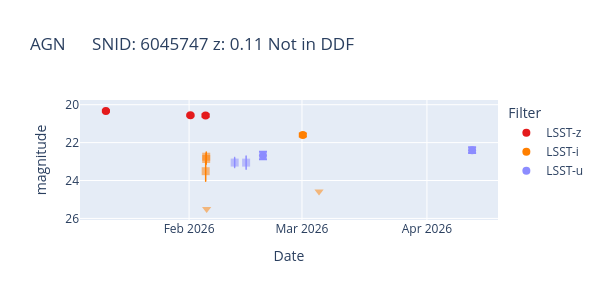
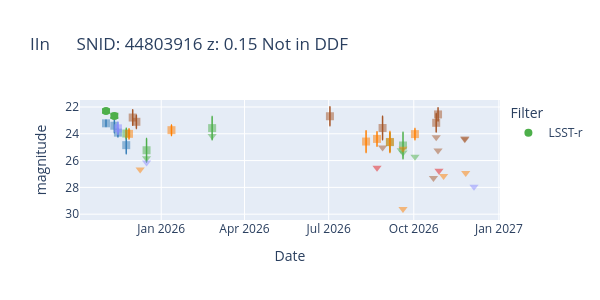
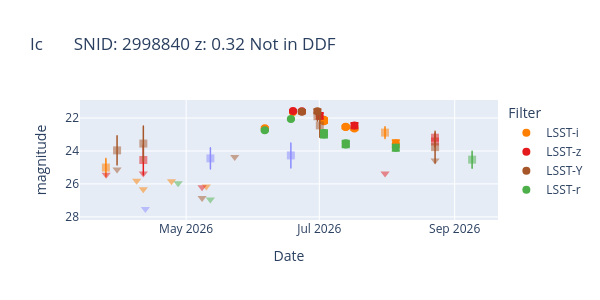
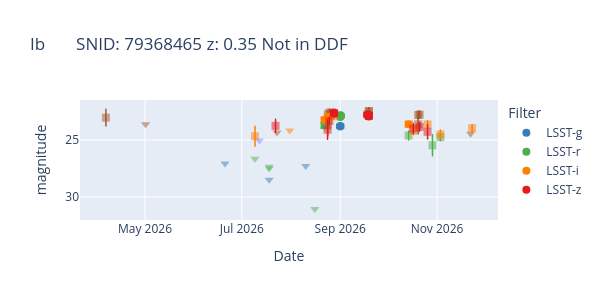

The notebook cell saved with these charts, in order:
### Code cell
print("Plotting light curves for each SN type with >5 photometric points...")
print("Circles = SNR > 5, Squares = 1 < SNR < 5, Triangles = SNR < 1")
for sn_type in df_header['SN_TYPE_FROM_PATH'].unique():
    # Get SNIDs of this type
    snids = df_header[df_header['SN_TYPE_FROM_PATH'] == sn_type]['SNID'].values
    
    # Loop over SNIDs until one has >5 photometric points
    for idx in snids:
        if len(df_phot[df_phot['SNID'] == idx]) > 5:
            print(f"Plotting SN_TYPE {sn_type}, SNID {idx}")
            plot_lc(df_phot, df_header, idx, inmag=True, convert_date=True)
            break  # Stop after first successful plot
    else:
        print(f"No suitable SNID with >5 points found for type {sn_type}")

### Figure 1 — Plotly figure (JSON) as saved in the notebook; plotly's stock layout.template omitted (floating-point values rounded to 4 significant figures)
{"data": [{"error_y": {"array": [0.03417, 0.04502, 0.06521], "type": "data", "visible": true}, "marker": {"color": "#e41a1c", "opacity": 1, "size": 8, "symbol": "circle"}, "mode": "markers", "name": "LSST-z", "showlegend": true, "type": "scatter", "x": ["2026-01-11T08:45:18.720000259", "2026-02-01T07:55:29.279999714", "2026-02-05T02:14:12.480000259"], "y": [20.33, 20.56, 20.57]}, {"error_y": {"array": [], "thickness": 1.5, "type": "data", "visible": true, "width": 0.5}, "marker": {"color": "#e41a1c", "opacity": 0.5, "size": 8, "symbol": "square"}, "mode": "markers", "showlegend": false, "type": "scatter", "x": [], "y": []}, {"marker": {"color": "#e41a1c", "opacity": 0.5, "size": 8, "symbol": "triangle-down"}, "mode": "markers", "showlegend": false, "type": "scatter", "x": [], "y": []}, {"error_y": {"array": [0.07958], "type": "data", "visible": true}, "marker": {"color": "#ff7f00", "opacity": 1, "size": 8, "symbol": "circle"}, "mode": "markers", "name": "LSST-i", "showlegend": true, "type": "scatter", "x": ["2026-03-01T05:00:31.680000250"], "y": [21.6]}, {"error_y": {"array": [0.5264, 0.2741, 0.2421], "thickness": 1.5, "type": "data", "visible": true, "width": 0.5}, "marker": {"color": "#ff7f00", "opacity": 0.5, "size": 8, "symbol": "square"}, "mode": "markers", "showlegend": false, "type": "scatter", "x": ["2026-02-05T02:49:46.559999784", "2026-02-05T05:43:26.399999956", "2026-02-05T06:01:43.679999896"], "y": [23.51, 22.86, 22.74]}, {"marker": {"color": "#ff7f00", "opacity": 0.5, "size": 8, "symbol": "triangle-down"}, "mode": "markers", "showlegend": false, "type": "scatter", "x": ["2026-02-05T08:35:57.119999991", "2026-03-05T05:35:48.480000207"], "y": [25.5, 24.59]}, {"error_y": {"array": [0.1956, 0.1552], "type": "data", "visible": true}, "marker": {"color": "#8c8cff", "opacity": 1, "size": 8, "symbol": "circle"}, "mode": "markers", "name": "LSST-u", "showlegend": true, "type": "scatter", "x": ["2026-02-19T07:55:03.359999740", "2026-04-12T04:55:46.559999904"], "y": [22.68, 22.4]}, {"error_y": {"array": [0.2639, 0.3444], "thickness": 1.5, "type": "data", "visible": true, "width": 0.5}, "marker": {"color": "#8c8cff", "opacity": 0.5, "size": 8, "symbol": "square"}, "mode": "markers", "showlegend": false, "type": "scatter", "x": ["2026-02-12T07:27:07.199999965", "2026-02-15T03:31:58.079999948"], "y": [23.05, 23.06]}, {"marker": {"color": "#8c8cff", "opacity": 0.5, "size": 8, "symbol": "triangle-down"}, "mode": "markers", "showlegend": false, "type": "scatter", "x": [], "y": []}], "layout": {"height": 300, "legend": {"title": {"text": "Filter"}}, "title": {"text": "AGN      SNID: 6045747 z: 0.11 Not in DDF"}, "width": 600, "xaxis": {"title": {"text": "Date"}}, "yaxis": {"autorange": "reversed", "title": {"text": "magnitude"}}}}

### Figure 2 — Plotly figure (JSON) as saved in the notebook; plotly's stock layout.template omitted (floating-point values rounded to 4 significant figures)
{"data": [{"error_y": {"array": [], "type": "data", "visible": true}, "marker": {"color": "#377eb8", "opacity": 1, "size": 8, "symbol": "circle"}, "mode": "markers", "name": "LSST-g", "showlegend": true, "type": "scatter", "x": [], "y": []}, {"error_y": {"array": [0.2451, 0.5267, 0.3252, 0.6368], "thickness": 1.5, "type": "data", "visible": true, "width": 0.5}, "marker": {"color": "#377eb8", "opacity": 0.5, "size": 8, "symbol": "square"}, "mode": "markers", "showlegend": false, "type": "scatter", "x": ["2025-11-02T06:47:39.840000051", "2025-11-11T07:24:31.680000120", "2025-11-15T04:35:02.399999904", "2025-11-24T03:45:47.519999740"], "y": [23.22, 23.4, 23.92, 24.85]}, {"marker": {"color": "#377eb8", "opacity": 0.5, "size": 8, "symbol": "triangle-down"}, "mode": "markers", "showlegend": false, "type": "scatter", "x": [], "y": []}, {"error_y": {"array": [0.1223, 0.1593], "type": "data", "visible": true}, "marker": {"color": "#4daf4a", "opacity": 1, "size": 8, "symbol": "circle"}, "mode": "markers", "name": "LSST-r", "showlegend": true, "type": "scatter", "x": ["2025-11-02T07:22:13.439999844", "2025-11-11T06:49:58.079999697"], "y": [22.3, 22.67]}, {"error_y": {"array": [0.3942, 0.8701, 0.8701, 0.7056, 0.9885], "thickness": 1.5, "type": "data", "visible": true, "width": 0.5}, "marker": {"color": "#4daf4a", "opacity": 0.5, "size": 8, "symbol": "square"}, "mode": "markers", "showlegend": false, "type": "scatter", "x": ["2025-11-24T04:21:12.960000112", "2025-12-16T02:50:47.040000138", "2026-02-25T00:25:29.279999714", "2026-09-05T04:44:06.719999982", "2026-09-19T08:32:47.039999758"], "y": [23.98, 25.23, 23.58, 24.63, 24.87]}, {"marker": {"color": "#4daf4a", "opacity": 0.5, "size": 8, "symbol": "triangle-down"}, "mode": "markers", "showlegend": false, "type": "scatter", "x": ["2025-12-16T02:50:12.479999758", "2026-02-25T00:29:57.119999861", "2026-09-17T08:38:24.000000051", "2026-09-19T08:34:04.800000311", "2026-10-02T07:23:05.279999792"], "y": [25.83, 24.17, 25.23, 25.39, 25.71]}, {"error_y": {"array": [], "type": "data", "visible": true}, "marker": {"color": "#8c8cff", "opacity": 1, "size": 8, "symbol": "circle"}, "mode": "markers", "name": "LSST-u", "showlegend": true, "type": "scatter", "x": [], "y": []}, {"error_y": {"array": [0.4487], "thickness": 1.5, "type": "data", "visible": true, "width": 0.5}, "marker": {"color": "#8c8cff", "opacity": 0.5, "size": 8, "symbol": "square"}, "mode": "markers", "showlegend": false, "type": "scatter", "x": ["2025-11-15T05:11:02.400000025"], "y": [23.59]}, {"marker": {"color": "#8c8cff", "opacity": 0.5, "size": 8, "symbol": "triangle-down"}, "mode": "markers", "showlegend": false, "type": "scatter", "x": ["2025-12-16T03:26:55.680000043", "2026-12-05T02:27:27.360000293"], "y": [26.14, 27.95]}, {"error_y": {"array": [], "type": "data", "visible": true}, "marker": {"color": "#ff7f00", "opacity": 1, "size": 8, "symbol": "circle"}, "mode": "markers", "name": "LSST-i", "showlegend": true, "type": "scatter", "x": [], "y": []}, {"error_y": {"array": [0.379, 0.3912, 0.8127, 0.542, 0.7868, 0.4185], "thickness": 1.5, "type": "data", "visible": true, "width": 0.5}, "marker": {"color": "#ff7f00", "opacity": 0.5, "size": 8, "symbol": "square"}, "mode": "markers", "showlegend": false, "type": "scatter", "x": ["2025-11-27T04:23:22.559999982", "2026-01-12T01:19:12.000000025", "2026-08-10T10:12:43.199999792", "2026-08-22T05:56:15.360000017", "2026-09-05T05:14:38.400000233", "2026-10-02T06:48:05.760000025"], "y": [24.01, 23.73, 24.58, 24.39, 24.61, 24.02]}, {"marker": {"color": "#ff7f00", "opacity": 0.5, "size": 8, "symbol": "triangle-down"}, "mode": "markers", "showlegend": false, "type": "scatter", "x": ["2025-12-09T04:52:45.120000086", "2026-09-19T07:57:38.880000216", "2026-09-19T07:58:56.640000129", "2026-11-02T05:10:36.480000060", "2026-11-26T03:23:02.400000285"], "y": [26.67, 25.12, 29.61, 27.15, 26.92]}, {"error_y": {"array": [], "type": "data", "visible": true}, "marker": {"color": "#a65628", "opacity": 1, "size": 8, "symbol": "circle"}, "mode": "markers", "name": "LSST-Y", "showlegend": true, "type": "scatter", "x": [], "y": []}, {"error_y": {"array": [0.5731, 0.4938, 0.7008, 0.8714, 0.6903, 0.4955], "thickness": 1.5, "type": "data", "visible": true, "width": 0.5}, "marker": {"color": "#a65628", "opacity": 0.5, "size": 8, "symbol": "square"}, "mode": "markers", "showlegend": false, "type": "scatter", "x": ["2025-12-01T03:46:48.000000103", "2025-12-05T02:38:49.920000025", "2026-07-02T08:40:59.519999896", "2026-08-28T06:25:55.199999688", "2026-10-25T05:23:51.360000095", "2026-10-27T05:38:58.559999809"], "y": [22.79, 23.11, 22.69, 23.57, 23.18, 22.56]}, {"marker": {"color": "#a65628", "opacity": 0.5, "size": 8, "symbol": "triangle-down"}, "mode": "markers", "showlegend": false, "type": "scatter", "x": ["2026-08-28T06:26:38.399999853", "2026-10-22T06:06:20.159999827", "2026-10-25T05:56:49.919999775", "2026-10-27T05:05:34.080000155", "2026-11-25T03:39:01.439999939", "2026-11-25T04:12:00.000000250"], "y": [25.02, 27.31, 24.26, 25.26, 24.4, 24.35]}, {"error_y": {"array": [], "type": "data", "visible": true}, "marker": {"color": "#e41a1c", "opacity": 1, "size": 8, "symbol": "circle"}, "mode": "markers", "name": "LSST-z", "showlegend": true, "type": "scatter", "x": [], "y": []}, {"error_y": {"array": [], "thickness": 1.5, "type": "data", "visible": true, "width": 0.5}, "marker": {"color": "#e41a1c", "opacity": 0.5, "size": 8, "symbol": "square"}, "mode": "markers", "showlegend": false, "type": "scatter", "x": [], "y": []}, {"marker": {"color": "#e41a1c", "opacity": 0.5, "size": 8, "symbol": "triangle-down"}, "mode": "markers", "showlegend": false, "type": "scatter", "x": ["2026-08-22T06:32:23.999999922", "2026-10-28T05:49:03.360000241"], "y": [26.53, 26.75]}], "layout": {"height": 300, "legend": {"title": {"text": "Filter"}}, "title": {"text": "IIn      SNID: 44803916 z: 0.15 Not in DDF"}, "width": 600, "xaxis": {"title": {"text": "Date"}}, "yaxis": {"autorange": "reversed", "title": {"text": "magnitude"}}}}

### Figure 3 — Plotly figure (JSON) as saved in the notebook; plotly's stock layout.template omitted (floating-point values rounded to 4 significant figures)
{"data": [{"error_y": {"array": [0.06353, 0.04438, 0.1038, 0.09191, 0.07151, 0.08233, 0.1024, 0.194], "type": "data", "visible": true}, "marker": {"color": "#ff7f00", "opacity": 1, "size": 8, "symbol": "circle"}, "mode": "markers", "name": "LSST-i", "showlegend": true, "type": "scatter", "x": ["2026-06-06T01:14:44.159999879", "2026-06-18T22:58:30.720000164", "2026-07-03T03:45:47.519999740", "2026-07-03T03:48:23.040000216", "2026-07-13T02:10:19.199999861", "2026-07-13T02:11:02.400000025", "2026-07-17T01:53:02.400000285", "2026-08-05T01:24:40.319999904"], "y": [22.62, 21.63, 22.19, 22.11, 22.55, 22.54, 22.63, 23.55]}, {"error_y": {"array": [0.5417, 0.351], "thickness": 1.5, "type": "data", "visible": true, "width": 0.5}, "marker": {"color": "#ff7f00", "opacity": 0.5, "size": 8, "symbol": "square"}, "mode": "markers", "showlegend": false, "type": "scatter", "x": ["2026-03-25T06:22:01.919999922", "2026-07-31T02:18:48.960000190"], "y": [25.01, 22.89]}, {"marker": {"color": "#ff7f00", "opacity": 0.5, "size": 8, "symbol": "triangle-down"}, "mode": "markers", "showlegend": false, "type": "scatter", "x": ["2026-04-08T08:45:10.079999853", "2026-04-11T09:18:25.919999723", "2026-04-24T07:30:43.200000164", "2026-05-10T06:21:01.440000190"], "y": [25.81, 26.32, 25.84, 26.16]}, {"error_y": {"array": [0.05007, 0.05469, 0.1747, 0.157], "type": "data", "visible": true}, "marker": {"color": "#e41a1c", "opacity": 1, "size": 8, "symbol": "circle"}, "mode": "markers", "name": "LSST-z", "showlegend": true, "type": "scatter", "x": ["2026-06-18T23:14:38.400000233", "2026-06-22T23:52:04.800000060", "2026-07-01T05:07:00.479999853", "2026-07-17T02:28:01.920000051"], "y": [21.57, 21.58, 21.87, 22.46]}, {"error_y": {"array": [0.9146, 0.32, 0.266], "thickness": 1.5, "type": "data", "visible": true, "width": 0.5}, "marker": {"color": "#e41a1c", "opacity": 0.5, "size": 8, "symbol": "square"}, "mode": "markers", "showlegend": false, "type": "scatter", "x": ["2026-04-11T09:40:53.760000250", "2026-08-23T00:12:05.759999896", "2026-08-23T00:12:40.320000276"], "y": [24.55, 23.43, 23.19]}, {"marker": {"color": "#e41a1c", "opacity": 0.5, "size": 8, "symbol": "triangle-down"}, "mode": "markers", "showlegend": false, "type": "scatter", "x": ["2026-03-25T09:09:04.320000077", "2026-04-11T09:35:08.160000181", "2026-05-08T07:06:57.599999714", "2026-07-31T02:53:39.840000172"], "y": [25.45, 25.36, 26.2, 25.36]}, {"error_y": {"array": [0.1039, 0.1236], "type": "data", "visible": true}, "marker": {"color": "#a65628", "opacity": 1, "size": 8, "symbol": "circle"}, "mode": "markers", "name": "LSST-Y", "showlegend": true, "type": "scatter", "x": ["2026-06-23T00:27:47.519999991", "2026-06-30T03:12:05.759999896"], "y": [21.63, 21.59]}, {"error_y": {"array": [0.8805, 1.063, 0.2864, 0.7267, 0.9683], "thickness": 1.5, "type": "data", "visible": true, "width": 0.5}, "marker": {"color": "#a65628", "opacity": 0.5, "size": 8, "symbol": "square"}, "mode": "markers", "showlegend": false, "type": "scatter", "x": ["2026-03-30T09:10:39.360000190", "2026-04-11T09:57:36.000000077", "2026-06-30T03:45:04.320000207", "2026-07-01T05:42:25.920000224", "2026-08-23T00:46:56.639999879"], "y": [23.96, 23.55, 21.89, 22.45, 23.77]}, {"marker": {"color": "#a65628", "opacity": 0.5, "size": 8, "symbol": "triangle-down"}, "mode": "markers", "showlegend": false, "type": "scatter", "x": ["2026-03-30T08:55:49.440000043", "2026-05-08T07:41:48.479999706", "2026-05-23T06:21:18.719999758", "2026-08-23T00:47:31.200000267"], "y": [25.12, 26.86, 24.37, 24.58]}, {"error_y": {"array": [], "type": "data", "visible": true}, "marker": {"color": "#8c8cff", "opacity": 1, "size": 8, "symbol": "circle"}, "mode": "markers", "name": "LSST-u", "showlegend": true, "type": "scatter", "x": [], "y": []}, {"error_y": {"array": [0.6417, 0.76], "thickness": 1.5, "type": "data", "visible": true, "width": 0.5}, "marker": {"color": "#8c8cff", "opacity": 0.5, "size": 8, "symbol": "square"}, "mode": "markers", "showlegend": false, "type": "scatter", "x": ["2026-05-12T03:09:21.600000267", "2026-06-17T23:36:05.759999766"], "y": [24.45, 24.27]}, {"marker": {"color": "#8c8cff", "opacity": 0.5, "size": 8, "symbol": "triangle-down"}, "mode": "markers", "showlegend": false, "type": "scatter", "x": ["2026-04-12T08:25:52.320000181"], "y": [27.52]}, {"error_y": {"array": [0.05694, 0.0363, 0.1772, 0.1666, 0.1636, 0.1575, 0.1837], "type": "data", "visible": true}, "marker": {"color": "#4daf4a", "opacity": 1, "size": 8, "symbol": "circle"}, "mode": "markers", "name": "LSST-r", "showlegend": true, "type": "scatter", "x": ["2026-06-06T00:39:44.640000112", "2026-06-18T00:13:58.080000198", "2026-07-03T03:11:05.280000164", "2026-07-03T03:13:40.800000008", "2026-07-13T02:45:01.440000069", "2026-07-13T02:45:44.640000233", "2026-08-05T00:49:40.800000138"], "y": [22.75, 22.06, 23.0, 22.9, 23.61, 23.54, 23.8]}, {"error_y": {"array": [0.5147], "thickness": 1.5, "type": "data", "visible": true, "width": 0.5}, "marker": {"color": "#4daf4a", "opacity": 0.5, "size": 8, "symbol": "square"}, "mode": "markers", "showlegend": false, "type": "scatter", "x": ["2026-09-08T23:40:24.960000138"], "y": [24.53]}, {"marker": {"color": "#4daf4a", "opacity": 0.5, "size": 8, "symbol": "triangle-down"}, "mode": "markers", "showlegend": false, "type": "scatter", "x": ["2026-04-27T08:29:28.319999749", "2026-05-12T02:37:06.240000129"], "y": [25.96, 26.95]}], "layout": {"height": 300, "legend": {"title": {"text": "Filter"}}, "title": {"text": "Ic       SNID: 2998840 z: 0.32 Not in DDF"}, "width": 600, "xaxis": {"title": {"text": "Date"}}, "yaxis": {"autorange": "reversed", "title": {"text": "magnitude"}}}}

### Figure 4 — Plotly figure (JSON) as saved in the notebook; plotly's stock layout.template omitted (floating-point values rounded to 4 significant figures)
{"data": [{"error_y": {"array": [], "type": "data", "visible": true}, "marker": {"color": "#a65628", "opacity": 1, "size": 8, "symbol": "circle"}, "mode": "markers", "name": "LSST-Y", "showlegend": true, "type": "scatter", "x": [], "y": []}, {"error_y": {"array": [0.7342, 0.9067, 0.3354, 0.3083, 0.3673, 0.3144, 0.2771, 0.8528, 0.3505, 0.324], "thickness": 1.5, "type": "data", "visible": true, "width": 0.5}, "marker": {"color": "#a65628", "opacity": 0.5, "size": 8, "symbol": "square"}, "mode": "markers", "showlegend": false, "type": "scatter", "x": ["2026-04-06T09:25:12.000000146", "2026-08-24T04:19:46.559999784", "2026-08-24T04:52:45.120000086", "2026-08-25T03:52:16.319999982", "2026-09-18T00:15:33.119999688", "2026-09-19T00:42:28.799999732", "2026-09-19T00:43:03.360000120", "2026-10-20T01:46:59.520000017", "2026-10-20T02:19:58.079999697", "2026-10-21T01:14:35.520000095"], "y": [23.04, 23.71, 22.75, 22.59, 22.76, 22.49, 22.46, 23.62, 22.81, 22.77]}, {"marker": {"color": "#a65628", "opacity": 0.5, "size": 8, "symbol": "triangle-down"}, "mode": "markers", "showlegend": false, "type": "scatter", "x": ["2026-05-01T09:32:58.560000311", "2026-07-23T04:22:22.080000250", "2026-11-22T02:52:13.439999844"], "y": [23.63, 24.34, 24.45]}, {"error_y": {"array": [0.1268, 0.1311], "type": "data", "visible": true}, "marker": {"color": "#377eb8", "opacity": 1, "size": 8, "symbol": "circle"}, "mode": "markers", "name": "LSST-g", "showlegend": true, "type": "scatter", "x": ["2026-08-31T23:58:50.879999861", "2026-08-31T23:59:25.440000241"], "y": [23.81, 23.78]}, {"error_y": {"array": [], "thickness": 1.5, "type": "data", "visible": true, "width": 0.5}, "marker": {"color": "#377eb8", "opacity": 0.5, "size": 8, "symbol": "square"}, "mode": "markers", "showlegend": false, "type": "scatter", "x": [], "y": []}, {"marker": {"color": "#377eb8", "opacity": 0.5, "size": 8, "symbol": "triangle-down"}, "mode": "markers", "showlegend": false, "type": "scatter", "x": ["2026-06-20T09:50:06.720000112", "2026-07-18T05:34:04.800000311", "2026-08-10T05:53:57.119999740"], "y": [27.05, 28.47, 27.28]}, {"error_y": {"array": [0.2098, 0.05961, 0.0704, 0.08996, 0.09429], "type": "data", "visible": true}, "marker": {"color": "#4daf4a", "opacity": 1, "size": 8, "symbol": "circle"}, "mode": "markers", "name": "LSST-r", "showlegend": true, "type": "scatter", "x": ["2026-08-22T02:23:51.360000095", "2026-09-01T00:33:24.480000285", "2026-09-01T00:34:07.679999818", "2026-09-01T05:44:00.959999706", "2026-09-01T05:44:35.520000095"], "y": [23.73, 22.84, 22.99, 22.84, 22.92]}, {"error_y": {"array": [0.393, 0.9171, 0.32], "thickness": 1.5, "type": "data", "visible": true, "width": 0.5}, "marker": {"color": "#4daf4a", "opacity": 0.5, "size": 8, "symbol": "square"}, "mode": "markers", "showlegend": false, "type": "scatter", "x": ["2026-10-14T01:36:46.079999801", "2026-10-29T02:30:28.800000112", "2026-11-03T01:54:20.160000207"], "y": [24.61, 25.46, 24.74]}, {"marker": {"color": "#4daf4a", "opacity": 0.5, "size": 8, "symbol": "triangle-down"}, "mode": "markers", "showlegend": false, "type": "scatter", "x": ["2026-07-09T06:38:00.960000216", "2026-07-18T06:07:37.919999749", "2026-07-18T06:08:55.680000293", "2026-08-15T23:47:19.679999723"], "y": [26.63, 27.34, 27.49, 31.04]}, {"error_y": {"array": [0.1873, 0.1472, 0.2149], "type": "data", "visible": true}, "marker": {"color": "#ff7f00", "opacity": 1, "size": 8, "symbol": "circle"}, "mode": "markers", "name": "LSST-i", "showlegend": true, "type": "scatter", "x": ["2026-08-22T02:58:50.879999861", "2026-08-24T05:48:02.879999887", "2026-10-14T02:11:36.959999784"], "y": [23.22, 22.97, 23.61]}, {"error_y": {"array": [0.8818, 0.2318, 0.2408, 0.3109, 0.3265, 0.3818, 0.3349], "thickness": 1.5, "type": "data", "visible": true, "width": 0.5}, "marker": {"color": "#ff7f00", "opacity": 0.5, "size": 8, "symbol": "square"}, "mode": "markers", "showlegend": false, "type": "scatter", "x": ["2026-07-09T07:12:43.199999792", "2026-08-24T00:44:55.679999792", "2026-08-28T00:13:49.439999792", "2026-10-17T01:21:56.160000276", "2026-10-26T01:05:22.560000233", "2026-11-03T02:29:02.399999775", "2026-11-23T01:39:21.600000267"], "y": [24.67, 23.21, 22.94, 24.2, 23.63, 24.51, 23.97]}, {"marker": {"color": "#ff7f00", "opacity": 0.5, "size": 8, "symbol": "triangle-down"}, "mode": "markers", "showlegend": false, "type": "scatter", "x": ["2026-07-31T04:29:34.080000025"], "y": [24.16]}, {"error_y": {"array": [], "type": "data", "visible": true}, "marker": {"color": "#8c8cff", "opacity": 1, "size": 8, "symbol": "circle"}, "mode": "markers", "name": "LSST-u", "showlegend": true, "type": "scatter", "x": [], "y": []}, {"error_y": {"array": [], "thickness": 1.5, "type": "data", "visible": true, "width": 0.5}, "marker": {"color": "#8c8cff", "opacity": 0.5, "size": 8, "symbol": "square"}, "mode": "markers", "showlegend": false, "type": "scatter", "x": [], "y": []}, {"marker": {"color": "#8c8cff", "opacity": 0.5, "size": 8, "symbol": "triangle-down"}, "mode": "markers", "showlegend": false, "type": "scatter", "x": ["2026-07-12T03:04:01.920000172"], "y": [25.05]}, {"error_y": {"array": [0.1695, 0.1713, 0.1351, 0.2017, 0.1745], "type": "data", "visible": true}, "marker": {"color": "#e41a1c", "opacity": 1, "size": 8, "symbol": "circle"}, "mode": "markers", "name": "LSST-z", "showlegend": true, "type": "scatter", "x": ["2026-08-28T00:48:40.319999775", "2026-08-28T04:49:00.480000103", "2026-09-18T00:50:41.279999861", "2026-09-19T00:07:29.279999965", "2026-09-19T00:08:12.480000129"], "y": [22.59, 22.7, 22.79, 22.94, 22.78]}, {"error_y": {"array": [0.585, 0.8349, 0.3374, 0.4561, 0.3786, 0.6356], "thickness": 1.5, "type": "data", "visible": true, "width": 0.5}, "marker": {"color": "#e41a1c", "opacity": 0.5, "size": 8, "symbol": "square"}, "mode": "markers", "showlegend": false, "type": "scatter", "x": ["2026-07-22T06:00:17.280000190", "2026-08-24T00:10:13.440000216", "2026-08-25T03:17:25.439999991", "2026-10-17T00:47:05.280000293", "2026-10-21T00:38:52.800000164", "2026-10-26T00:29:31.199999887"], "y": [23.76, 24.1, 23.34, 24.0, 23.86, 24.28]}, {"marker": {"color": "#e41a1c", "opacity": 0.5, "size": 8, "symbol": "triangle-down"}, "mode": "markers", "showlegend": false, "type": "scatter", "x": [], "y": []}], "layout": {"height": 300, "legend": {"title": {"text": "Filter"}}, "title": {"text": "Ib       SNID: 79368465 z: 0.35 Not in DDF"}, "width": 600, "xaxis": {"title": {"text": "Date"}}, "yaxis": {"autorange": "reversed", "title": {"text": "magnitude"}}}}
